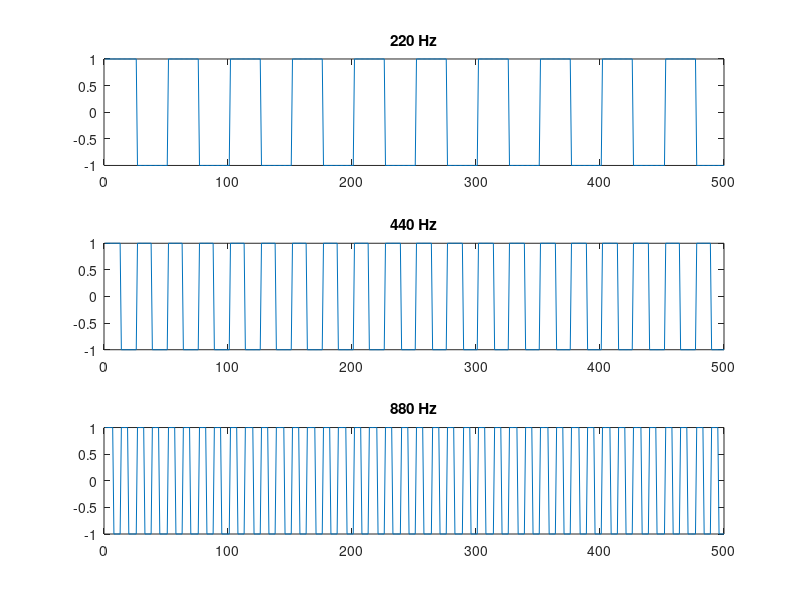

Source code (MATLAB):
amp = 1;
F_s = 11025;
F_w1 = 220;
F_w2 = 440;
F_w3 = 880;

nsec = 2;
dur = nsec*F_s;

n = 0:dur;

y1 = amp*square(2*pi*n*F_w1/F_s);
y2 = amp*square(2*pi*n*F_w2/F_s);
y3 = amp*square(2*pi*n*F_w3/F_s);

figure(14)
subplot(3,1,1)
plot(y1(1:500))
title('220 Hz')
subplot(3,1,2)
plot(y2(1:500))
title('440 Hz')
subplot(3,1,3)
plot(y3(1:500))
title('880 Hz')